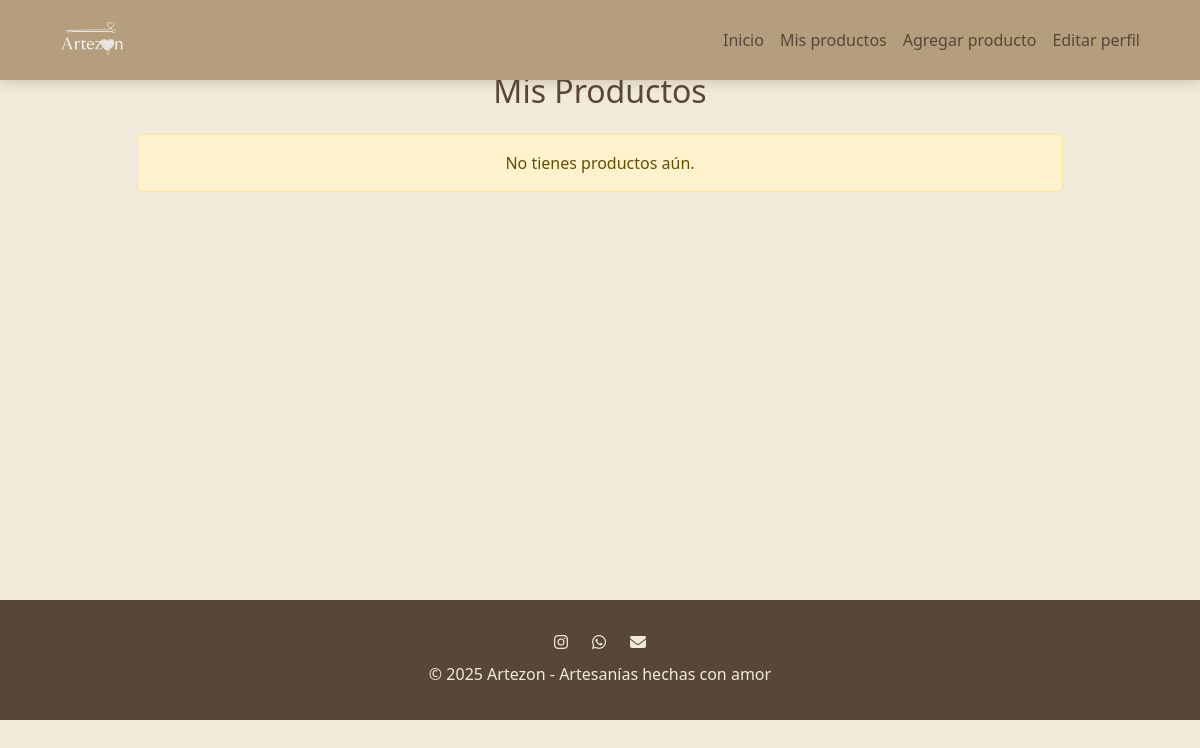
/vendedores/mis-productos/ (signed in), run on an earlier commit of the app's database.
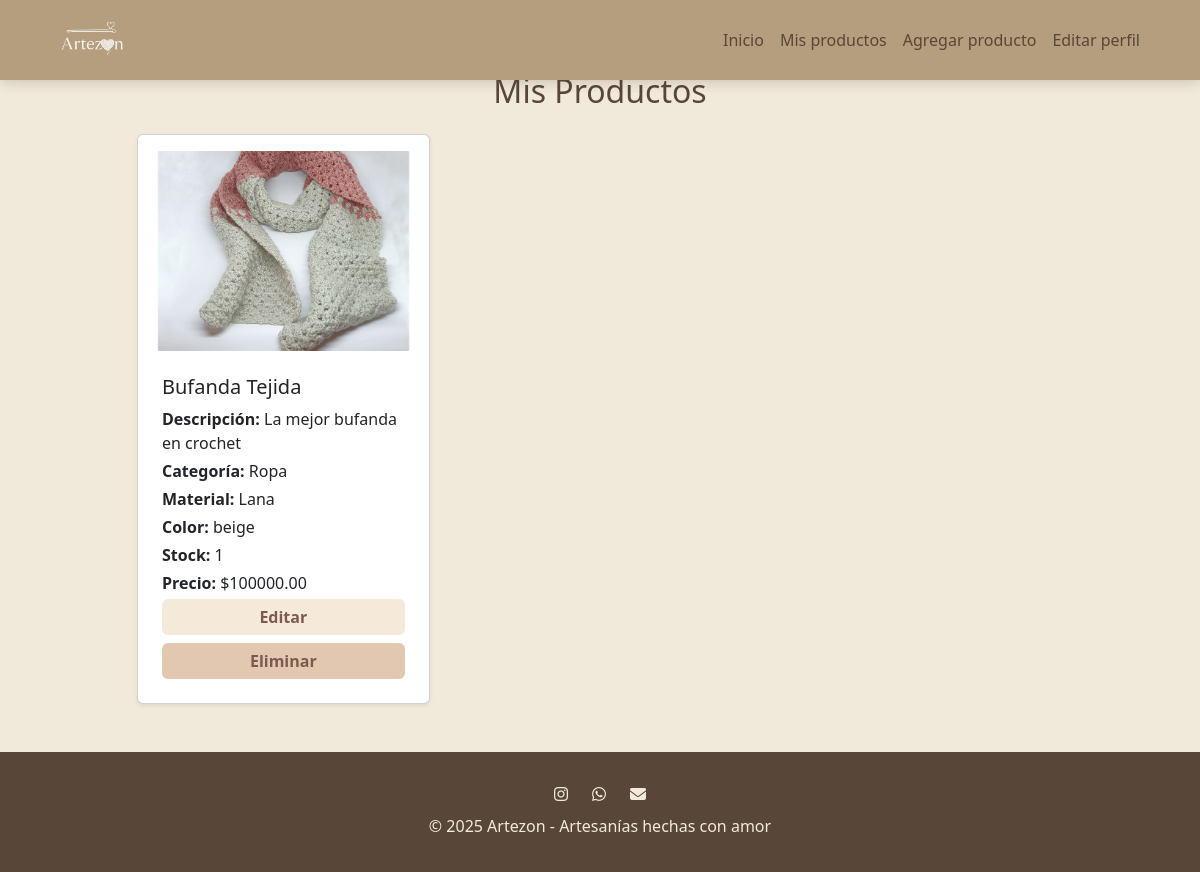
And on a later commit of the database.
### productos/models.py (models this page shows, shortened)
class Product(models.Model):
    seller = models.ForeignKey(User, on_delete=models.CASCADE)
    name = models.CharField(max_length=120)
    description = models.TextField(blank=True)
    category = models.CharField(max_length=50, blank=True)
    material = models.CharField(max_length=50, blank=True)
    color = models.CharField(max_length=30, blank=True)
    price = models.DecimalField(max_digits=10, decimal_places=2)
    stock = models.PositiveIntegerField(default=0)
    is_active = models.BooleanField(default=True)
    created_at = models.DateTimeField(auto_now_add=True)
    imagen = models.ImageField(upload_to="imagenProductos/", blank=True, null=True)

### Vendedores/views.py (the view)
# urls.py: path('mis-productos/', views.mis_productos, name='mis_productos'),
@login_required
def mis_productos(request):
    productos = Product.objects.filter(seller=request.user)
    return render(request, "manejoProductos/mis_productos.html", {"productos": productos})

### Vendedores/templates/manejoProductos/mis_productos.html
{% extends "base.html" %}
{% block content %}
<div class="container mt-5">
    <div class="row justify-content-center">
        <div class="col-md-10">
            <h2 class="mb-4 text-center">Mis Productos</h2>
            <div class="row">
                {% for producto in productos %}
                    <div class="col-md-6 col-lg-4 mb-4">
                        <div class="card h-100 shadow-sm p-2">
                            {% if producto.imagen %}
                                <div class="p-2">
                                    <img src="{{ producto.imagen.url }}" class="card-img-top rounded" alt="Imagen de producto" style="object-fit:cover; height:200px;">
                                </div>
                            {% else %}
                                <div class="card-img-top d-flex align-items-center justify-content-center p-2" style="height:200px; background:#f5e9da;">
                                    <span class="text-muted">Sin imagen</span>
                                </div>
                            {% endif %}
                            <div class="card-body">
                                <h5 class="card-title">{{ producto.name }}</h5>
                                <p class="card-text mb-1"><strong>Descripción:</strong> {{ producto.description }}</p>
                                <p class="card-text mb-1"><strong>Categoría:</strong> {{ producto.category }}</p>
                                <p class="card-text mb-1"><strong>Material:</strong> {{ producto.material }}</p>
                                <p class="card-text mb-1"><strong>Color:</strong> {{ producto.color }}</p>
                                <p class="card-text mb-1"><strong>Stock:</strong> {{ producto.stock }}</p>
                                <p class="card-text mb-1"><strong>Precio:</strong> ${{ producto.price }}</p>
                                <a href="{% url 'editar_producto' producto.id %}"
                                   class="btn w-100 mb-2 fw-bold"
                                   style="background-color: #f5e9da; color: #7d5a4e; border: none;">
                                    Editar
                                </a>
                                <a href="{% url 'eliminar_producto' producto.id %}"
                                   class="btn w-100 fw-bold"
                                   style="background-color: #e2c8b0; color: #7d5a4e; border: none;">
                                    Eliminar
                                </a>
                            </div>
                        </div>
                    </div>
                {% empty %}
                    <div class="col-12">
                        <div class="alert alert-warning text-center">No tienes productos aún.</div>
                    </div>
                {% endfor %}
            </div>
        </div>
    </div>
</div>
{% endblock %}

### templates/base.html (shortened to what this page needs)
{% load static %}
<!DOCTYPE html>
<html lang="es">
<head>
    <link href="https://cdn.jsdelivr.net/npm/bootstrap@5.3.2/dist/css/bootstrap.min.css" rel="stylesheet">
    <link href="{% static 'css/styles.css' %}" rel="stylesheet" />
</head>
<body style="background: var(--vanilla); color: var(--mahogany);">
    <header class="header-bg">
        <nav class="navbar navbar-expand-lg navbar-light">
            <div class="container-fluid d-flex justify-content-between align-items-center">
                <a href="/" class="navbar-brand d-flex align-items-center">
                    <img src="{% static 'images/logo.png' %}" alt="Logo">
                </a>
                <div class="collapse navbar-collapse" id="navbarNav">
                    <ul class="navbar-nav ms-auto mb-2 mb-lg-0">
                        <li class="nav-item">
                            <a class="nav-link" href="{% url 'home' %}">Inicio</a>
                        </li>
                        {% if request.user.is_authenticated %}
                        <li class="nav-item">
                            <a class="nav-link" href="{% url 'mis_productos' %}">Mis productos</a>
                        </li>
                        <li class="nav-item">
                            <a class="nav-link" href="{% url 'agregar_producto' %}">Agregar producto</a>
                        </li>
                        <li class="nav-item">
                            <a class="nav-link" href="{% url 'edit_profile' %}">Editar perfil</a>
                        </li>
                        {% endif %}
                    </ul>
                </div>
            </div>
        </nav>
    </header>
    <main class="main-container" style="background: var(--vanilla);">
        {% block content %}
        {% endblock %}
    </main>
    <footer class="text-center" style="background: var(--mahogany); color: var(--vanilla);">
        <div class="footer-links">
            <a href="https://instagram.com" style="color: var(--vanilla);"><i class="fab fa-instagram"></i></a>
            <a href="https://wa.me/57xxxxxxxxxx" style="color: var(--vanilla);"><i class="fab fa-whatsapp"></i></a>
            <a href="mailto:contacto@artezon.com" style="color: var(--vanilla);"><i class="fas fa-envelope"></i></a>
        </div>
        <div class="footer-social">
            <p class="mb-1">&copy; 2025 Artezon - Artesanías hechas con amor</p>
        </div>
    </footer>
</body>
</html>

### static/css/styles.css (style rules this page uses)
:root { --vanilla: #F1EADA; --tobacco: #B59E7D; --mountain: #AAA396; --sand: #CEC1A8; --mahogany: #584738; }
.main-container { max-width: 1320px; min-width: 320px; margin: 0 auto; padding: 24px; min-height: 600px; box-sizing: border-box; background: var(--vanilla); }
header.header-bg, .navbar.navbar-light { position: fixed; top: 0; left: 0; width: 100%; height: 80px; z-index: 1000; display: flex; align-items: center; justify-content: space-between; padding: 0 40px; box-sizing: border-box; background: var(--tobacco); box-shadow: 0 2px 12px rgba(88, 71, 56, 0.12); }
.navbar .navbar-brand img, .header-bg img { height: 48px !important; width: auto; margin-right: 16px; }
.navbar .nav-link, .header-bg .nav-link { font-size: 16px; padding: 0 16px; line-height: 80px; color: var(--mahogany); }
footer.text-center, .minimal-container { min-height: 120px; display: flex; flex-direction: column; align-items: center; justify-content: center; padding: 24px 0; box-sizing: border-box; background: var(--mahogany) !important; color: var(--vanilla); }
.footer-links { display: flex; gap: 24px; margin-bottom: 8px; }
.footer-social { display: flex; gap: 16px; }

What changed in the data, as far as the page shows it:
added Product: imagen (picture), name "Bufanda Tejida", description "La mejor bufanda en crochet", category "Ropa", material "Lana", color "beige", stock "1", price "100000.00"
Also different on the page:
text no longer shown: "No tienes productos aún."
